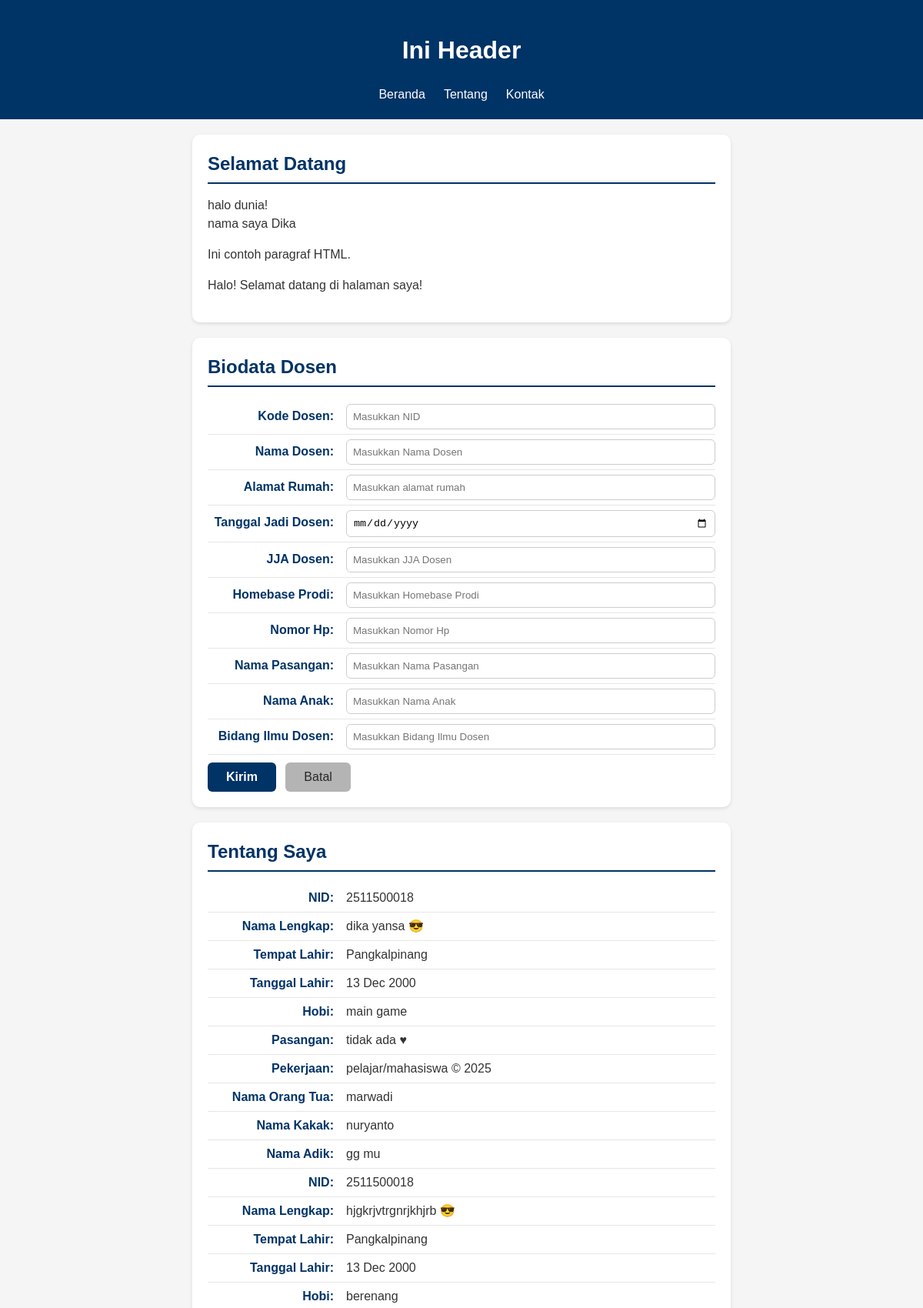
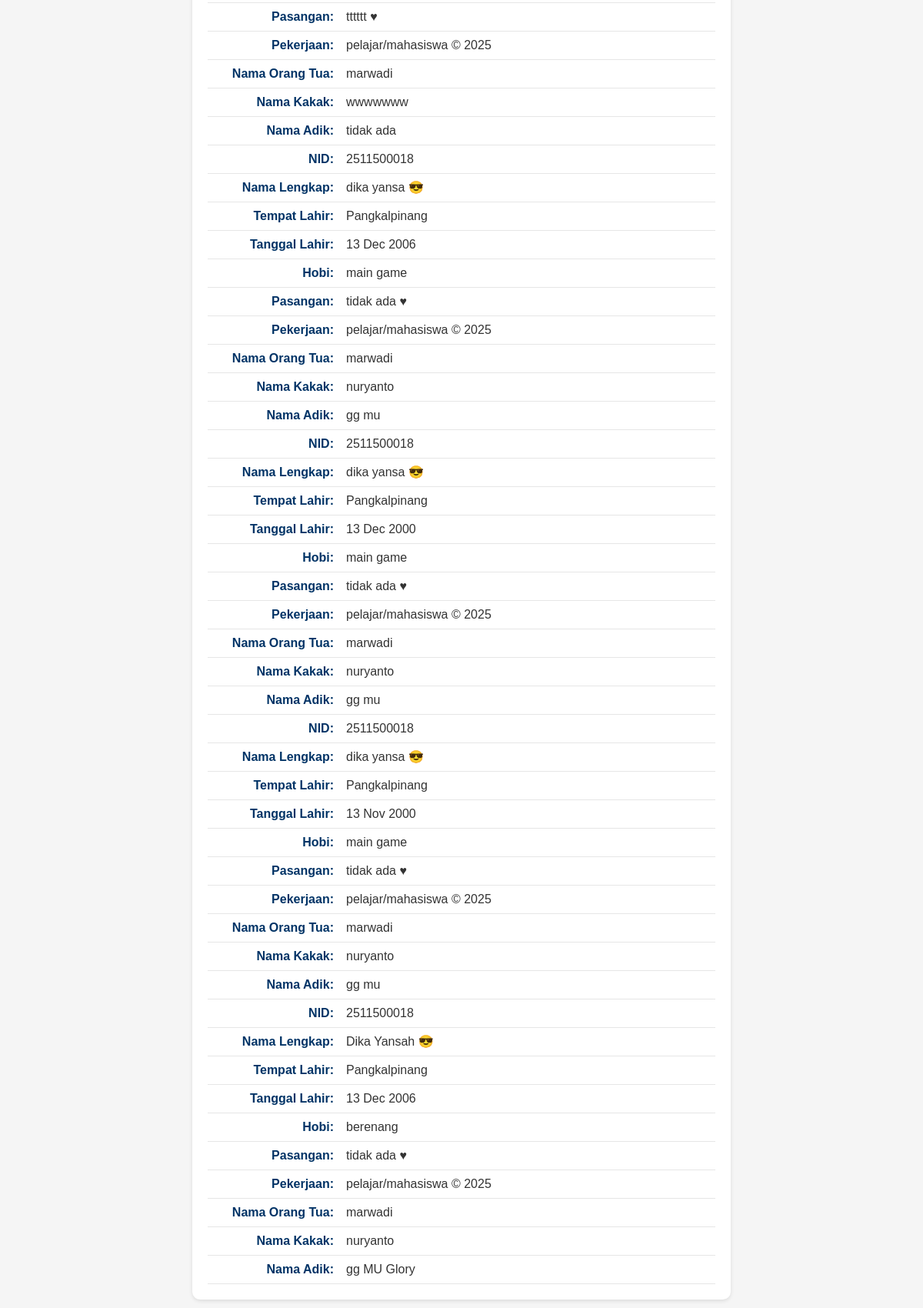
The page / (upper part) on the database its author committed (2 pictures, top to bottom).
### tables this page shows
CREATE TABLE `tbl_biodata_mahasiswa` (
  `cid` int(11) NOT NULL,
  `cnim` varchar(20) NOT NULL,
  `cnamalengkap` varchar(150) NOT NULL,
  `ctempatlahir` varchar(60) NOT NULL,
  `ctanggallahir` varchar(20) NOT NULL,
  `chobi` varchar(100) NOT NULL,
  `cpasangan` varchar(150) NOT NULL,
  `cpekerjaan` varchar(60) NOT NULL,
  `cnamaortu` varchar(150) NOT NULL,
  `cnamakakak` varchar(150) NOT NULL,
  `cnamaadik` varchar(150) NOT NULL,
  `dcreated_at` datetime NOT NULL DEFAULT CURRENT_TIMESTAMP
);

### fungsi.php (the view, shortened to what this page needs)
<?php
function bersih($str)
{
    return htmlspecialchars(trim($str), ENT_QUOTES, 'UTF-8');
}
function formatTanggal($tgl)
{
    return date("d M Y", strtotime($tgl));
}
function tampilkanBiodata($conf, $arr)
{
    $html = "";
    foreach ($conf as $k => $v) {
        $label  = $v['label'];
        $suffix = $v['suffix'] ?? '';
        $nilai  = bersih($arr[$k] ?? '');
        $html  .= "<p><strong>{$label}</strong> {$nilai}{$suffix}</p>";
    }
    return $html;
}

### index.php (shortened to what this page needs)
<?php
require_once __DIR__ . "/fungsi.php";
?>
<!DOCTYPE html>
<html lang="en">
<head>
  <link rel="stylesheet" href="style.css?v=<?php echo time(); ?>">
</head>
<body>
  <header>
    <h1>Ini Header</h1>
    <nav>
      <ul>
        <li><a href="#home">Beranda</a></li>
        <li><a href="#about">Tentang</a></li>
        <li><a href="#contact">Kontak</a></li>
      </ul>
    </nav>
  </header>
  <main>
    <section id="home">
      <h2>Selamat Datang</h2>
      <?php
      echo "halo dunia!<br>";
      echo "nama saya Dika";
      ?>
      <p>Ini contoh paragraf HTML.</p>
    </section>
    <?php
    $old = $_SESSION["old"] ?? [];
    ?>
    <section id="biodata">
      <h2>Biodata Dosen</h2>
      <form action="biodata_proses_dosen.php" method="POST">
        <label for="txtnid"><span>Kode Dosen:</span>
          <input type="text" id="txtnid" name="txtnid" placeholder="Masukkan NID"
          value="<?= isset($old["nid"]) ? htmlspecialchars($old["nid"]) : '' ?>">
        </label>
        <label for="txtnamalengkap"><span>Nama Dosen:</span>
          <input type="text" id="txtnamalengkap" name="txtnamalengkap" placeholder="Masukkan Nama Dosen"
          value="<?= isset($old["namalengkap"]) ? htmlspecialchars($old["namalengkap"]) : '' ?>">
        </label>
        <label for="txttempatlahir"><span>Alamat Rumah:</span>
          <input type="text" id="txttempatlahir" name="txttempatlahir" placeholder="Masukkan alamat rumah"
          value="<?= isset($old["tempatlahir"]) ? htmlspecialchars($old["tempatlahir"]) : '' ?>">
        </label>
        <label for="txttanggallahir"><span>Tanggal Jadi Dosen:</span>
          <input type="date" id="txttanggallahir" name="txttanggallahir" placeholder="Masukkan Tanggal Jadi Dosen"
          value="<?= isset($old["tanggallahir"]) ? htmlspecialchars($old["tanggallahirr"]) : '' ?>">
        </label>
        <label for="txthobi"><span>JJA Dosen:</span>
          <input type="text" id="txthobi" name="txthobi" placeholder="Masukkan JJA Dosen"
          value="<?= isset($old["hobi"]) ? htmlspecialchars($old["hobi"]) : '' ?>">
        </label>
        <label for="txtpasangan"><span>Homebase Prodi:</span>
          <input type="text" id="txtpasangan" name="txtpasangan" placeholder="Masukkan Homebase Prodi"
          value="<?= isset($old["pasangan"]) ? htmlspecialchars($old["pasangan"]) : '' ?>">
        </label>
        <label for="txtpekerjaan"><span>Nomor Hp:</span>
          <input type="text" id="txtpekerjaan" name="txtpekerjaan" placeholder="Masukkan Nomor Hp"
          value="<?= isset($old["pekerjaan"]) ? htmlspecialchars($old["pekerjaan"]) : '' ?>">
        </label>
        <label for="txtnamaortu"><span>Nama Pasangan:</span>
          <input type="text" id="txtnamaortu" name="txtnamaortu" placeholder="Masukkan Nama Pasangan"
          value="<?= isset($old["namaortu"]) ? htmlspecialchars($old["namaortu"]) : '' ?>">
        </label>
        <label for="txtnamakakak"><span>Nama Anak:</span>
          <input type="text" id="txtnamakakak" name="txtnamakakak" placeholder="Masukkan Nama Anak"
          value="<?= isset($old["namakakak"]) ? htmlspecialchars($old["namakakak"]) : '' ?>">
        </label>
        <label for="txtnamaadikk"><span>Bidang Ilmu Dosen:</span>
          <input type="text" id="txtnamaadik" name="txtnamaadik" placeholder="Masukkan Bidang Ilmu Dosen"
          value="<?= isset($old["namaadik"]) ? htmlspecialchars($old["namaadik"]) : '' ?>">
        </label>
        <button type="submit">Kirim</button>
        <button type="reset">Batal</button>
      </form>
    </section>
    <section id="about">
      <h2>Tentang Saya</h2>
      <?php include 'biodata_inc_dosen.php'; ?>
    </section>
  </main>
</body>
</html>

### biodata_inc_dosen.php (shortened to what this page needs)
<?php
require_once __DIR__ . '/koneksi.php';
require_once __DIR__ . '/fungsi.php';
$fieldConfig = [
    "nid" => ["label" => "NID:", "suffix" => ""],
    "namalengkap" => ["label" => "Nama Lengkap:", "suffix" => " 😎"],
    "tempatlahir" => ["label" => "Tempat Lahir:", "suffix" => ""],
    "tanggallahir" => ["label" => "Tanggal Lahir:", "suffix" => ""],
    "hobi" => ["label" => "Hobi:", "suffix" => ""],
    "pasangan" => ["label" => "Pasangan:", "suffix" => " ♥"],
    "pekerjaan" => ["label" => "Pekerjaan:", "suffix" => " © 2025"],
    "namaortu" => ["label" => "Nama Orang Tua:", "suffix" => ""],
    "namakakak" => ["label" => "Nama Kakak:", "suffix" => ""],
    "namaadik" => ["label" => "Nama Adik:", "suffix" => ""]
];
$sql = "SELECT * FROM tbl_biodata_mahasiswa ORDER BY cid DESC";
$q   = mysqli_query($conn, $sql);
while ($row = mysqli_fetch_assoc($q)) {
    $arrBiodata = [
        "nid"          => $row['cnim'] ?? "",
        "namalengkap"  => $row['cnamalengkap'] ?? "",
        "tempatlahir"  => $row['ctempatlahir'] ?? "",
        "tanggallahir" => formatTanggal($row['ctanggallahir'] ?? ""),
        "hobi"         => $row['chobi'] ?? "",
        "pasangan"     => $row['cpasangan'] ?? "",
        "pekerjaan"    => $row['cpekerjaan'] ?? "",
        "namaortu"     => $row['cnamaortu'] ?? "",
        "namakakak"    => $row['cnamakakak'] ?? "",
        "namaadik"     => $row['cnamaadik'] ?? "",
    ];
    echo tampilkanBiodata($fieldConfig, $arrBiodata);
}

### style.css (style rules this page uses)
* { box-sizing: border-box; }
body { margin: 0; font-family: Arial, sans-serif; background: #f5f5f5; color: #333; line-height: 1.5; }
header { background: #003366; color: #fff; padding: 20px; text-align: center; }
header ul { display: flex; justify-content: center; list-style: none; padding: 0; margin: 10px 0 0; }
header li a { color: #fff; text-decoration: none; padding: 6px 12px; }
#home, #about, #contact, #biodata { background-color: #ffffff; border-radius: 10px; padding: 20px; max-width: 700px; margin: 20px auto; box-shadow: 0 2px 5px rgba(0, 0, 0, 0.1); }
#home h2, #about h2, #contact h2, #biodata h2 { color: #003366; border-bottom: 2px solid #003366; padding-bottom: 6px; margin-top: 0; margin-bottom: 16px; }
#home p { text-align: justify; }
#about p, #contact p, #contact label, #biodata label { display: flex; justify-content: flex-start; align-items: baseline; margin: 0; padding: 6px 0; border-bottom: 1px solid #e6e6e6; }
#about strong, #contact strong, #contact label>span, #biodata label>span { min-width: 180px; color: #003366; font-weight: 600; text-align: right; padding-right: 16px; flex-shrink: 0; }
#contact input, #contact textarea, #biodata input { flex: 1; border: 1px solid #ccc; border-radius: 6px; padding: 8px; color: #000; font-weight: normal; margin: 0; box-sizing: border-box; }
#contact button, #biodata button { margin-top: 10px; display: inline-block; padding: 10px 24px; font-size: 16px; border-radius: 6px; cursor: pointer; border: none; transition: all 0.3s ease; margin-right: 8px; }
#contact button[type="submit"], #biodata button[type="submit"] { background-color: #003366; color: #fff; font-weight: 600; }
#contact button[type="reset"], #biodata button[type="reset"] { background-color: #b4b4b4; color: #272727; font-weight: 500; }

### rows shown on the page
tbl_biodata_mahasiswa: label "NID:", cnim "2511500018", label "Nama Lengkap:", cnamalengkap "dika yansa", suffix "😎", label "Tempat Lahir:", ctempatlahir "Pangkalpinang", label "Tanggal Lahir:", nilai "13 Dec 2000", label "Hobi:", chobi "main game", label "Pasangan:", cpasangan "tidak ada", suffix "♥", label "Pekerjaan:", cpekerjaan "pelajar/mahasiswa", suffix "© 2025", label "Nama Orang Tua:", cnamaortu "marwadi", label "Nama Kakak:", cnamakakak "nuryanto", label "Nama Adik:", cnamaadik "gg mu"
tbl_biodata_mahasiswa: label "NID:", cnim "2511500018", label "Nama Lengkap:", cnamalengkap "hjgkrjvtrgnrjkhjrb", suffix "😎", label "Tempat Lahir:", ctempatlahir "Pangkalpinang", label "Tanggal Lahir:", nilai "13 Dec 2000", label "Hobi:", chobi "berenang", label "Pasangan:", cpasangan "tttttt", suffix "♥", label "Pekerjaan:", cpekerjaan "pelajar/mahasiswa", suffix "© 2025", label "Nama Orang Tua:", cnamaortu "marwadi", label "Nama Kakak:", cnamakakak "wwwwwww", label "Nama Adik:", cnamaadik "tidak ada"
tbl_biodata_mahasiswa: label "NID:", nilai "2511500018", label "Nama Lengkap:", nilai "dika yansa", suffix "😎", label "Tempat Lahir:", nilai "Pangkalpinang", label "Tanggal Lahir:", nilai "13 Dec 2006", label "Hobi:", nilai "main game", label "Pasangan:", nilai "tidak ada", suffix "♥", label "Pekerjaan:", nilai "pelajar/mahasiswa", suffix "© 2025", label "Nama Orang Tua:", nilai "marwadi", label "Nama Kakak:", nilai "nuryanto", label "Nama Adik:", nilai "gg mu"
tbl_biodata_mahasiswa: label "NID:", nilai "2511500018", label "Nama Lengkap:", nilai "dika yansa", suffix "😎", label "Tempat Lahir:", nilai "Pangkalpinang", label "Tanggal Lahir:", nilai "13 Dec 2000", label "Hobi:", nilai "main game", label "Pasangan:", nilai "tidak ada", suffix "♥", label "Pekerjaan:", nilai "pelajar/mahasiswa", suffix "© 2025", label "Nama Orang Tua:", nilai "marwadi", label "Nama Kakak:", nilai "nuryanto", label "Nama Adik:", nilai "gg mu"
tbl_biodata_mahasiswa: label "NID:", nilai "2511500018", label "Nama Lengkap:", nilai "dika yansa", suffix "😎", label "Tempat Lahir:", nilai "Pangkalpinang", label "Tanggal Lahir:", nilai "13 Nov 2000", label "Hobi:", nilai "main game", label "Pasangan:", nilai "tidak ada", suffix "♥", label "Pekerjaan:", nilai "pelajar/mahasiswa", suffix "© 2025", label "Nama Orang Tua:", nilai "marwadi", label "Nama Kakak:", nilai "nuryanto", label "Nama Adik:", nilai "gg mu"
tbl_biodata_mahasiswa: label "NID:", cnim "2511500018", label "Nama Lengkap:", cnamalengkap "Dika Yansah", suffix "😎", label "Tempat Lahir:", ctempatlahir "Pangkalpinang", label "Tanggal Lahir:", nilai "13 Dec 2006", label "Hobi:", chobi "berenang", label "Pasangan:", cpasangan "tidak ada", suffix "♥", label "Pekerjaan:", cpekerjaan "pelajar/mahasiswa", suffix "© 2025", label "Nama Orang Tua:", cnamaortu "marwadi", label "Nama Kakak:", cnamakakak "nuryanto", label "Nama Adik:", cnamaadik "gg MU Glory"
